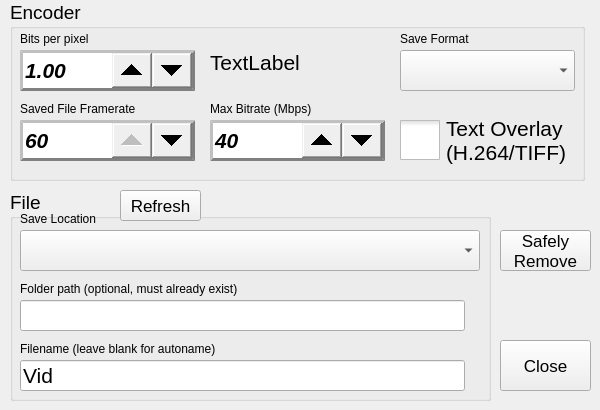
<?xml version="1.0" encoding="UTF-8"?>
<ui version="4.0">
 <class>saveSettingsWindow</class>
 <widget class="QWidget" name="saveSettingsWindow">
  <property name="geometry">
   <rect>
    <x>0</x>
    <y>0</y>
    <width>600</width>
    <height>410</height>
   </rect>
  </property>
  <property name="sizePolicy">
   <sizepolicy hsizetype="Fixed" vsizetype="Fixed">
    <horstretch>0</horstretch>
    <verstretch>0</verstretch>
   </sizepolicy>
  </property>
  <property name="windowTitle">
   <string>Save Settings</string>
  </property>
  <property name="styleSheet">
   <string notr="true">QSpinBox { border: 3px outset grey;padding-right: 40px;}  

QSpinBox::up-button { subcontrol-position: right; right: 40px; width: 40px; height: 35px;}

QSpinBox::down-button { subcontrol-position: right; width: 40px; height: 35px;}</string>
  </property>
  <widget class="QGroupBox" name="groupEncoding">
   <property name="geometry">
    <rect>
     <x>10</x>
     <y>0</y>
     <width>575</width>
     <height>181</height>
    </rect>
   </property>
   <property name="font">
    <font>
     <pointsize>14</pointsize>
    </font>
   </property>
   <property name="title">
    <string>Encoder</string>
   </property>
   <widget class="QLabel" name="label">
    <property name="geometry">
     <rect>
      <x>10</x>
      <y>30</y>
      <width>101</width>
      <height>17</height>
     </rect>
    </property>
    <property name="text">
     <string>Bits per pixel</string>
    </property>
   </widget>
   <widget class="QLabel" name="label_2">
    <property name="geometry">
     <rect>
      <x>10</x>
      <y>100</y>
      <width>141</width>
      <height>17</height>
     </rect>
    </property>
    <property name="text">
     <string>Saved File Framerate</string>
    </property>
   </widget>
   <widget class="CamSpinBox" name="spinFramerate">
    <property name="geometry">
     <rect>
      <x>10</x>
      <y>120</y>
      <width>175</width>
      <height>41</height>
     </rect>
    </property>
    <property name="font">
     <font>
      <pointsize>16</pointsize>
      <weight>75</weight>
      <italic>true</italic>
      <bold>true</bold>
     </font>
    </property>
    <property name="minimum">
     <number>1</number>
    </property>
    <property name="maximum">
     <number>60</number>
    </property>
    <property name="value">
     <number>60</number>
    </property>
   </widget>
   <widget class="QLabel" name="lblBitrate">
    <property name="geometry">
     <rect>
      <x>200</x>
      <y>50</y>
      <width>181</width>
      <height>51</height>
     </rect>
    </property>
    <property name="font">
     <font>
      <pointsize>16</pointsize>
     </font>
    </property>
    <property name="text">
     <string>TextLabel</string>
    </property>
    <property name="alignment">
     <set>Qt::AlignLeading|Qt::AlignLeft|Qt::AlignTop</set>
    </property>
   </widget>
   <widget class="CamDoubleSpinBox" name="spinBitrate">
    <property name="geometry">
     <rect>
      <x>10</x>
      <y>50</y>
      <width>175</width>
      <height>41</height>
     </rect>
    </property>
    <property name="font">
     <font>
      <pointsize>16</pointsize>
      <weight>75</weight>
      <italic>true</italic>
      <bold>true</bold>
     </font>
    </property>
    <property name="styleSheet">
     <string notr="true">QDoubleSpinBox { border: 3px outset grey;padding-right: 40px;}  

QDoubleSpinBox::up-button { subcontrol-position: right; right: 40px; width: 40px; height: 35px;}

QDoubleSpinBox::down-button { subcontrol-position: right; width: 40px; height: 35px;}</string>
    </property>
    <property name="minimum">
     <double>0.250000000000000</double>
    </property>
    <property name="singleStep">
     <double>0.100000000000000</double>
    </property>
    <property name="value">
     <double>1.000000000000000</double>
    </property>
   </widget>
   <widget class="CamSpinBox" name="spinMaxBitrate">
    <property name="geometry">
     <rect>
      <x>200</x>
      <y>120</y>
      <width>175</width>
      <height>41</height>
     </rect>
    </property>
    <property name="font">
     <font>
      <pointsize>16</pointsize>
      <weight>75</weight>
      <italic>true</italic>
      <bold>true</bold>
     </font>
    </property>
    <property name="minimum">
     <number>1</number>
    </property>
    <property name="maximum">
     <number>60</number>
    </property>
    <property name="singleStep">
     <number>1</number>
    </property>
    <property name="value">
     <number>40</number>
    </property>
   </widget>
   <widget class="QLabel" name="label_7">
    <property name="geometry">
     <rect>
      <x>200</x>
      <y>100</y>
      <width>141</width>
      <height>17</height>
     </rect>
    </property>
    <property name="text">
     <string>Max Bitrate (Mbps)</string>
    </property>
   </widget>
   <widget class="QLabel" name="label_8">
    <property name="geometry">
     <rect>
      <x>390</x>
      <y>30</y>
      <width>141</width>
      <height>17</height>
     </rect>
    </property>
    <property name="text">
     <string>Save Format</string>
    </property>
   </widget>
   <widget class="QComboBox" name="comboSaveFormat">
    <property name="enabled">
     <bool>true</bool>
    </property>
    <property name="geometry">
     <rect>
      <x>390</x>
      <y>50</y>
      <width>175</width>
      <height>41</height>
     </rect>
    </property>
    <property name="font">
     <font>
      <pointsize>16</pointsize>
      <weight>75</weight>
      <italic>true</italic>
      <bold>true</bold>
     </font>
    </property>
   </widget>
   <widget class="QCheckBox" name="chkEnableOverlay">
    <property name="geometry">
     <rect>
      <x>390</x>
      <y>110</y>
      <width>171</width>
      <height>61</height>
     </rect>
    </property>
    <property name="font">
     <font>
      <pointsize>16</pointsize>
     </font>
    </property>
    <property name="styleSheet">
     <string notr="true">QCheckBox::indicator {
     width: 40px;
     height: 40px;
}</string>
    </property>
    <property name="text">
     <string>Text Overlay
(H.264/TIFF)</string>
    </property>
    <property name="tristate">
     <bool>false</bool>
    </property>
   </widget>
  </widget>
  <widget class="QGroupBox" name="groupLocation">
   <property name="geometry">
    <rect>
     <x>10</x>
     <y>190</y>
     <width>481</width>
     <height>211</height>
    </rect>
   </property>
   <property name="font">
    <font>
     <pointsize>14</pointsize>
    </font>
   </property>
   <property name="title">
    <string>File</string>
   </property>
   <property name="flat">
    <bool>false</bool>
   </property>
   <widget class="QComboBox" name="comboDrive">
    <property name="geometry">
     <rect>
      <x>10</x>
      <y>40</y>
      <width>460</width>
      <height>41</height>
     </rect>
    </property>
    <property name="font">
     <font>
      <pointsize>14</pointsize>
      <weight>75</weight>
      <italic>true</italic>
      <bold>true</bold>
     </font>
    </property>
   </widget>
   <widget class="QLabel" name="label_4">
    <property name="geometry">
     <rect>
      <x>10</x>
      <y>150</y>
      <width>251</width>
      <height>17</height>
     </rect>
    </property>
    <property name="text">
     <string>Filename (leave blank for autoname)</string>
    </property>
   </widget>
   <widget class="QLabel" name="label_3">
    <property name="geometry">
     <rect>
      <x>10</x>
      <y>20</y>
      <width>101</width>
      <height>17</height>
     </rect>
    </property>
    <property name="text">
     <string>Save Location</string>
    </property>
   </widget>
   <widget class="CamLineEdit" name="lineFilename">
    <property name="geometry">
     <rect>
      <x>10</x>
      <y>170</y>
      <width>445</width>
      <height>31</height>
     </rect>
    </property>
    <property name="font">
     <font>
      <pointsize>16</pointsize>
      <weight>50</weight>
      <italic>false</italic>
      <bold>false</bold>
     </font>
    </property>
    <property name="text">
     <string>Vid</string>
    </property>
   </widget>
   <widget class="QPushButton" name="cmdRefresh">
    <property name="enabled">
     <bool>true</bool>
    </property>
    <property name="geometry">
     <rect>
      <x>110</x>
      <y>0</y>
      <width>81</width>
      <height>31</height>
     </rect>
    </property>
    <property name="font">
     <font>
      <pointsize>13</pointsize>
     </font>
    </property>
    <property name="text">
     <string>Refresh</string>
    </property>
   </widget>
   <widget class="CamLineEdit" name="lineFoldername">
    <property name="geometry">
     <rect>
      <x>10</x>
      <y>110</y>
      <width>445</width>
      <height>31</height>
     </rect>
    </property>
    <property name="font">
     <font>
      <pointsize>16</pointsize>
      <weight>50</weight>
      <italic>false</italic>
      <bold>false</bold>
     </font>
    </property>
    <property name="text">
     <string/>
    </property>
   </widget>
   <widget class="QLabel" name="label_9">
    <property name="geometry">
     <rect>
      <x>10</x>
      <y>90</y>
      <width>251</width>
      <height>17</height>
     </rect>
    </property>
    <property name="text">
     <string>Folder path (optional, must already exist)</string>
    </property>
   </widget>
  </widget>
  <widget class="QPushButton" name="cmdClose">
   <property name="geometry">
    <rect>
     <x>500</x>
     <y>340</y>
     <width>91</width>
     <height>51</height>
    </rect>
   </property>
   <property name="font">
    <font>
     <pointsize>13</pointsize>
    </font>
   </property>
   <property name="text">
    <string>Close</string>
   </property>
  </widget>
  <widget class="QPushButton" name="cmdUMount">
   <property name="geometry">
    <rect>
     <x>500</x>
     <y>230</y>
     <width>91</width>
     <height>41</height>
    </rect>
   </property>
   <property name="font">
    <font>
     <pointsize>13</pointsize>
    </font>
   </property>
   <property name="text">
    <string>Safely
Remove</string>
   </property>
  </widget>
  <widget class="QLabel" name="label_5">
   <property name="geometry">
    <rect>
     <x>620</x>
     <y>150</y>
     <width>141</width>
     <height>17</height>
    </rect>
   </property>
   <property name="text">
    <string>h264 Level</string>
   </property>
  </widget>
  <widget class="QComboBox" name="comboLevel">
   <property name="enabled">
    <bool>false</bool>
   </property>
   <property name="geometry">
    <rect>
     <x>620</x>
     <y>170</y>
     <width>151</width>
     <height>31</height>
    </rect>
   </property>
   <property name="font">
    <font>
     <pointsize>16</pointsize>
     <weight>75</weight>
     <italic>true</italic>
     <bold>true</bold>
    </font>
   </property>
  </widget>
  <widget class="QComboBox" name="comboProfile">
   <property name="enabled">
    <bool>false</bool>
   </property>
   <property name="geometry">
    <rect>
     <x>620</x>
     <y>120</y>
     <width>151</width>
     <height>31</height>
    </rect>
   </property>
   <property name="font">
    <font>
     <pointsize>16</pointsize>
     <weight>75</weight>
     <italic>true</italic>
     <bold>true</bold>
    </font>
   </property>
  </widget>
  <widget class="QLabel" name="label_6">
   <property name="geometry">
    <rect>
     <x>620</x>
     <y>100</y>
     <width>141</width>
     <height>17</height>
    </rect>
   </property>
   <property name="text">
    <string>h264 Profile</string>
   </property>
  </widget>
 </widget>
 <customwidgets>
  <customwidget>
   <class>CamLineEdit</class>
   <extends>QLineEdit</extends>
   <header>camLineEdit.h</header>
  </customwidget>
  <customwidget>
   <class>CamSpinBox</class>
   <extends>QSpinBox</extends>
   <header>camspinbox.h</header>
  </customwidget>
  <customwidget>
   <class>CamDoubleSpinBox</class>
   <extends>QDoubleSpinBox</extends>
   <header>camdoublespinbox.h</header>
  </customwidget>
 </customwidgets>
 <tabstops>
  <tabstop>cmdClose</tabstop>
  <tabstop>cmdUMount</tabstop>
  <tabstop>lineFilename</tabstop>
  <tabstop>lineFoldername</tabstop>
  <tabstop>comboDrive</tabstop>
  <tabstop>cmdRefresh</tabstop>
  <tabstop>chkEnableOverlay</tabstop>
  <tabstop>spinMaxBitrate</tabstop>
  <tabstop>spinFramerate</tabstop>
  <tabstop>comboSaveFormat</tabstop>
  <tabstop>spinBitrate</tabstop>
  <tabstop>comboLevel</tabstop>
  <tabstop>comboProfile</tabstop>
 </tabstops>
 <resources/>
 <connections/>
</ui>
